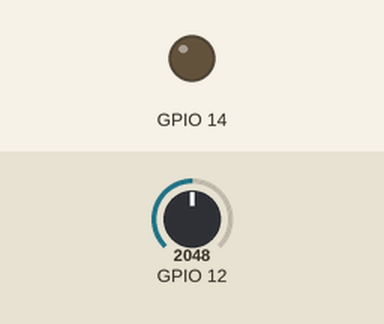
This sketch was run on a simulated ESP32. On the bench: output pins drawn as LEDs (lit = HIGH). The test bench sets the inputs (shaded band); at power-on: GPIO 12 = 2048. What the sketch prints to the serial monitor is not drawn.

Above: at 1.2 s.
1.3 s: GPIO 12 set to 110
At 2.1 s:
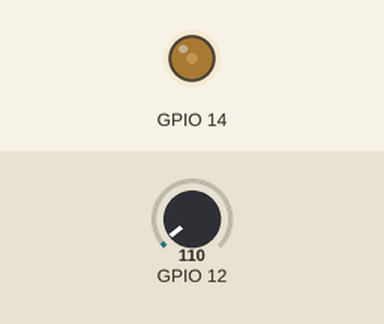
2.8 s: GPIO 12 set to 0
At 3.2 s:
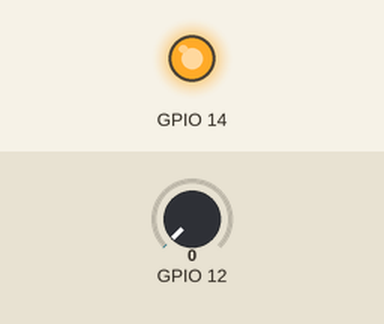
Timing chart, 0 to 5.8 s (numbered marks = the images above; inputs shaded):
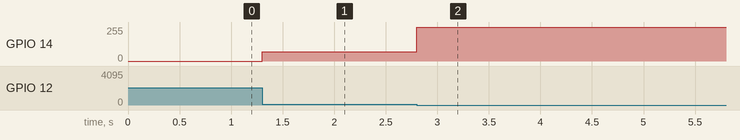

The sketch:

work1.ino
```cpp
void setup() {
  Serial.begin(115200); //設定傳輸鮑率，跟電腦傳輸資料的頻率
  pinMode(12, INPUT); //設定腳位為輸入用

  ledcSetup(0, 5000, 8);   //頻率5000，頻道0，解析度8;
  ledcAttachPin(14, 0);  //將上述頻道0附加到ledPin腳位14上
}

void loop() {
  int input = analogRead(12);
  input=input>150?150:input;
  int input_map = map(input, 0, 150, 0, 255);
  Serial.println(input);

  ledcWrite(0,255- input_map);  //頻道0
}
```

Measured:
- after the input at 1.3 s, GPIO 14: 0/255 → 68/255 at once
- after the input at 2.8 s, GPIO 14: 68/255 → 255/255 at once
